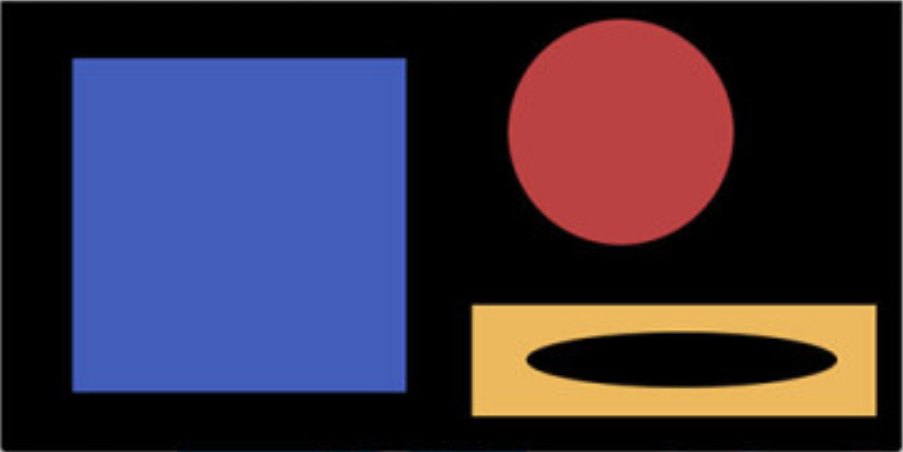
#> input picture resources/contours_ex.jpg, 903 x 452 px, found by its file name
$ python contours.py
#> lines starting #> are read from the running program, lines starting #| are printed output that depends on the picture; after the words box and inside, x2 and y2 are one past the last pixel; in counts of white or black regions, pixels touching at a corner belong together
import cv2
import numpy as np
import imutils

img_path = 'resources/contours_ex.jpg'

img = cv2.imread(img_path)
#> img is the input picture: shape (452, 903, 3); mean B, G, R 66.2, 47.6, 56.2
gray = cv2.cvtColor(img, cv2.COLOR_BGR2GRAY)
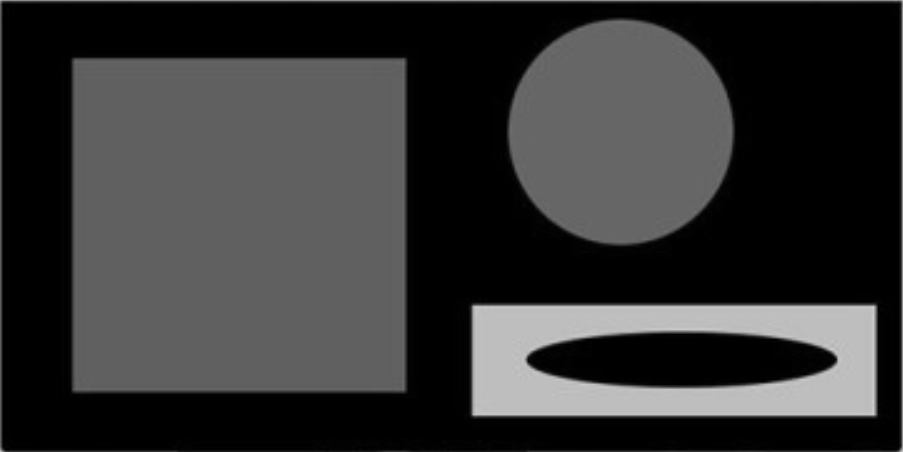
#> gray: shape (452, 903); min 0, max 208, mean 52.3

cnts = cv2.findContours(gray.copy(), cv2.RETR_LIST, cv2.CHAIN_APPROX_SIMPLE)
#> cnts = 177 contours, 150 with area under 20; largest, box (x1, y1, x2, y2) and area: (0, 0, 903, 452) 406802, (6, 3, 893, 448) 277451, (54, 46, 422, 399) 123523, (572, 336, 793, 384) 7443, (2, 3, 7, 439) 1718
cnts = imutils.grab_contours(cnts)
clone = gray.copy()
cv2.drawContours(clone, cnts, -1, (0, 255, 255), 2)
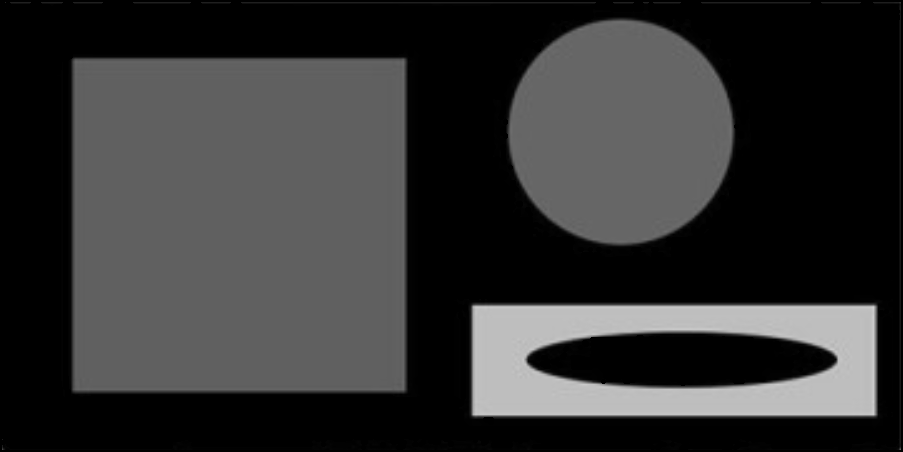
#> clone: shape (452, 903); 7.95% of pixels changed, all inside (x1, y1, x2, y2) = (0, 0, 903, 452)
print(len(cnts))
#| 177

cv2.imshow('Contours', clone)
cv2.waitKey(0)
